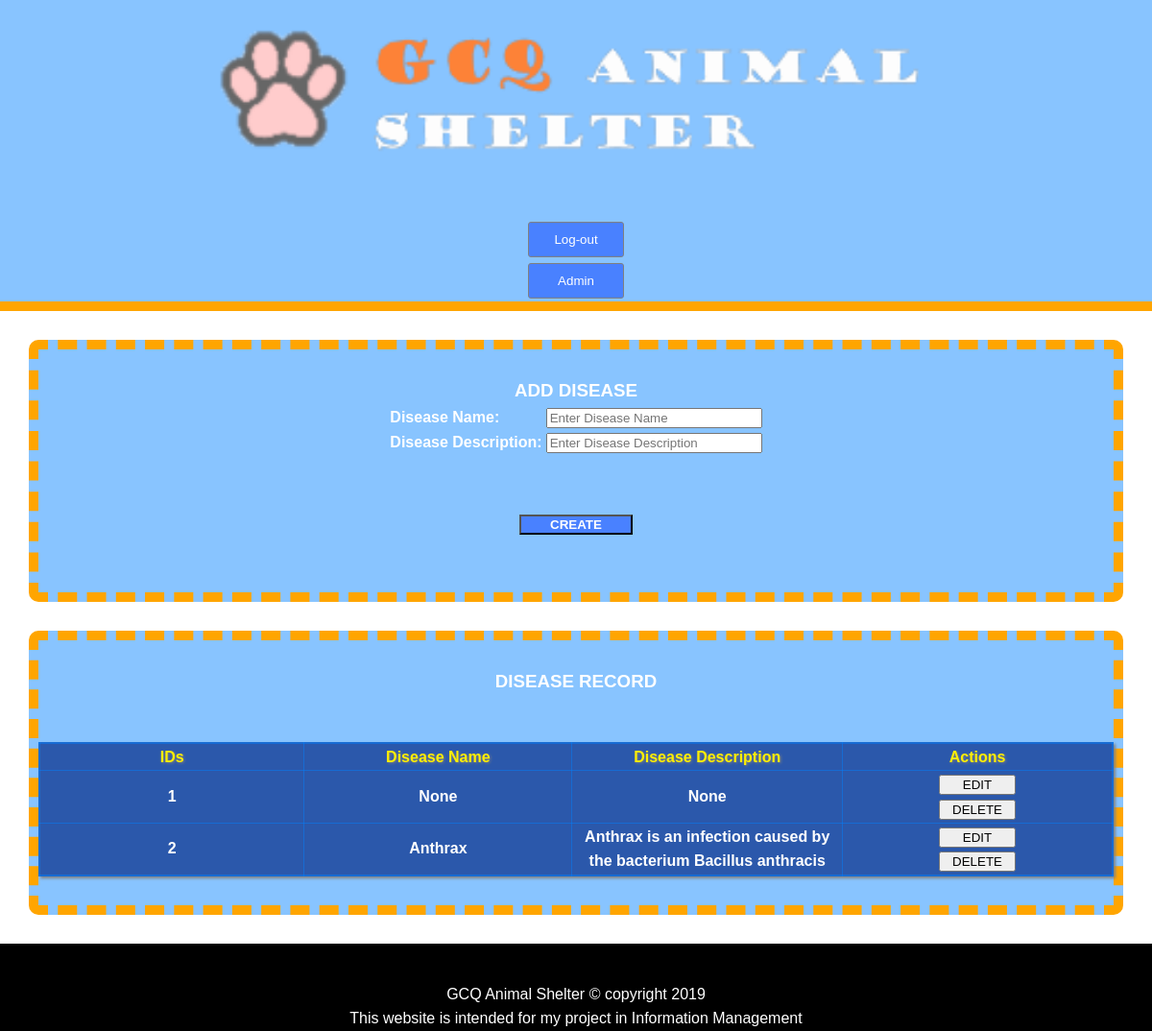
/CrudDisease.php (signed in), run on the app's committed database.
### tables this page shows
CREATE TABLE `disease` (
  `disease_Id` int(11) NOT NULL,
  `disease_name` varchar(100) NOT NULL,
  `disease_desc` varchar(500) NOT NULL
);

### readDisease.php (called while the page is built)
<?php
require('includes/config.php');
$diseaseQuery = "SELECT * FROM disease";
$diseaseSql = mysqli_query($conn, $diseaseQuery);
?>

### CrudDisease.php (the view, shortened to what this page needs)
<?php
include ('readDisease.php');
?>
<!DOCTYPE html>
<html>
<head>
	<link rel="stylesheet" type="text/css" href="css/style.css">
</head>
<body>
 <header id="mainHeader">
	 	<div class="case">
	 		<img src="image/cat.png">
	    	<nav>
	    		<ul style="display: inline">
	    			<li>
	   					<form action="logout.php" method="post">
	    				<input type="submit" name="logout" value="Log-out"  style="color: white; background-color: #0034FF77;padding: 10px;  border-radius: 3px; border: 1px solid gray; width: 100px; margin: 3px">
	    				</form>
	    			</li>
	    			<li>
	   					<form action="adminPanel.php" method="post">
	    				<input type="submit" name="adminPanel" value="Admin"  style="color: white; background-color: #0034FF77;padding: 10px;  border-radius: 3px; border: 1px solid gray; width: 100px; margin: 3px ">
	    				</form>
	    			</li>
	    		</ul>
	    	</nav>
	    </div>
     </header>
<div class="create">
	<h3>ADD DISEASE</h3>
	<form  action="createDisease.php" method="post" enctype="multipart/form-data">
		<table>
			<td>
				<p><label>Disease Name:</label></p>
				<p><label>Disease Description:</label></p>
			</td>
			<td>
				<p><input type="text" name="diseaseName" placeholder="Enter Disease Name" size="25" required/></p>
				<p><input type="text" name="diseaseDesc" placeholder="Enter Disease Description" size="25" height="100" required/></p>
			</td>
		</table>
	<h3 class="btncreate"><input type="submit" name="diseaseCreate" value="CREATE"></h3>
	</form>
  </div>
<div class="records">
<h3>DISEASE RECORD</h3>
		<table border="1" style="border-collapse: collapse;" >
		<tr>
			<th>IDs</th>
			<th>Disease Name</th>
			<th>Disease Description</th>
			<th>Actions</th>
		</tr>
<?php
if (isset($_SESSION['username'])) {
while($result = mysqli_fetch_array($diseaseSql)){?>
		 <tr>
			<td><?php echo $result['disease_Id'] ?></td>
			<td><?php echo $result['disease_name'] ?></td>
			<td><?php echo $result['disease_desc'] ?></td>
			<td >
				<form action="updateDisease.php" method="get">
					<input type="submit" name="editDisease" value="EDIT"  style="width: 80px">
				</form>
				<form action="deleteDisease.php" method="get">
					<input type="submit" name="deleteDisease" value="DELETE"  style="width: 80px">
				</form>
			</td>
		</tr>
<?php
}
}
else
{echo '<script>window.location.href = "login.php"</script>';}
?>
</table>
	<div class="lines"></div>
</div>
<footer>
	<div>
		GCQ Animal Shelter &copy; copyright 2019
		<p>This website is intended for my project in Information Management</p>
	</div>
</footer>
</body>
</html>

### css/style.css (style rules this page uses)
* { margin:0; }
body { font-family: Arial; line-height: 1.6em; font-size: 16px; }
.case { margin:auto; width: 80%; overflow: hidden; text-shadow: 1px 1px 2px black; }
#mainHeader { background-color: #0080FF77; }
#mainHeader nav { float: right; }
#mainHeader ul { padding-top: 30px; }
#mainHeader li { display: inline; }
footer { background-color: black; text-align: center; color: white; padding-top: 40px; }
@media (max-width: 1200px) { #mainHeader, #mainHeader nav, .link a { float: none; width: 100%; text-align: center; display: block; } }
@media (max-width: 1200px) { #mainHeader img { width: 80%; } }

### CrudDisease.php (style rules this page uses)
.create h3 { text-align: center; }
.create table { margin-left: auto; margin-right: auto; margin-bottom: 30px; }
.records table { border: 2px solid #0080FF77; background-color: #2b58ab; box-shadow: gray 2px 2px 3px; }
.create { position: static; margin: 30px; padding-top: 30px; padding-bottom: : 30px; background-color: #0080FF77; border-radius: 10px; border: 10px dashed orange; color: white; font-weight: 900; padding-bottom: 30px; }
#mainHeader { border-bottom: 10px solid orange; }
.btncreate input { margin: 30px; padding-left: 30px; padding-right: 30px; background-color: #0034FF77; font-weight: 900; color: white; }
.records h3 { text-align: center; margin-bottom: 50px; }
.records { position: static; margin: 30px; padding-top: 30px; padding-bottom: : 30px; background-color: #0080FF77; border-radius: 10px; border: 10px dashed orange; color: white; font-weight: 900; }
.records table { margin-left: auto; margin-right: auto; }
.lines { height: 30px; }
.records th { width: 200px; }
.records td { text-align: center; }
.records th { color: #FFEF00 ; text-shadow: gray 1px 1px 3px; width: 300px; }

### data on the page
disease: disease_Id "1", disease_name "None", disease_desc "None"
disease: disease_Id "2", disease_name "Anthrax", disease_desc "Anthrax is an infection caused by the bacterium Bacillus anthracis"
